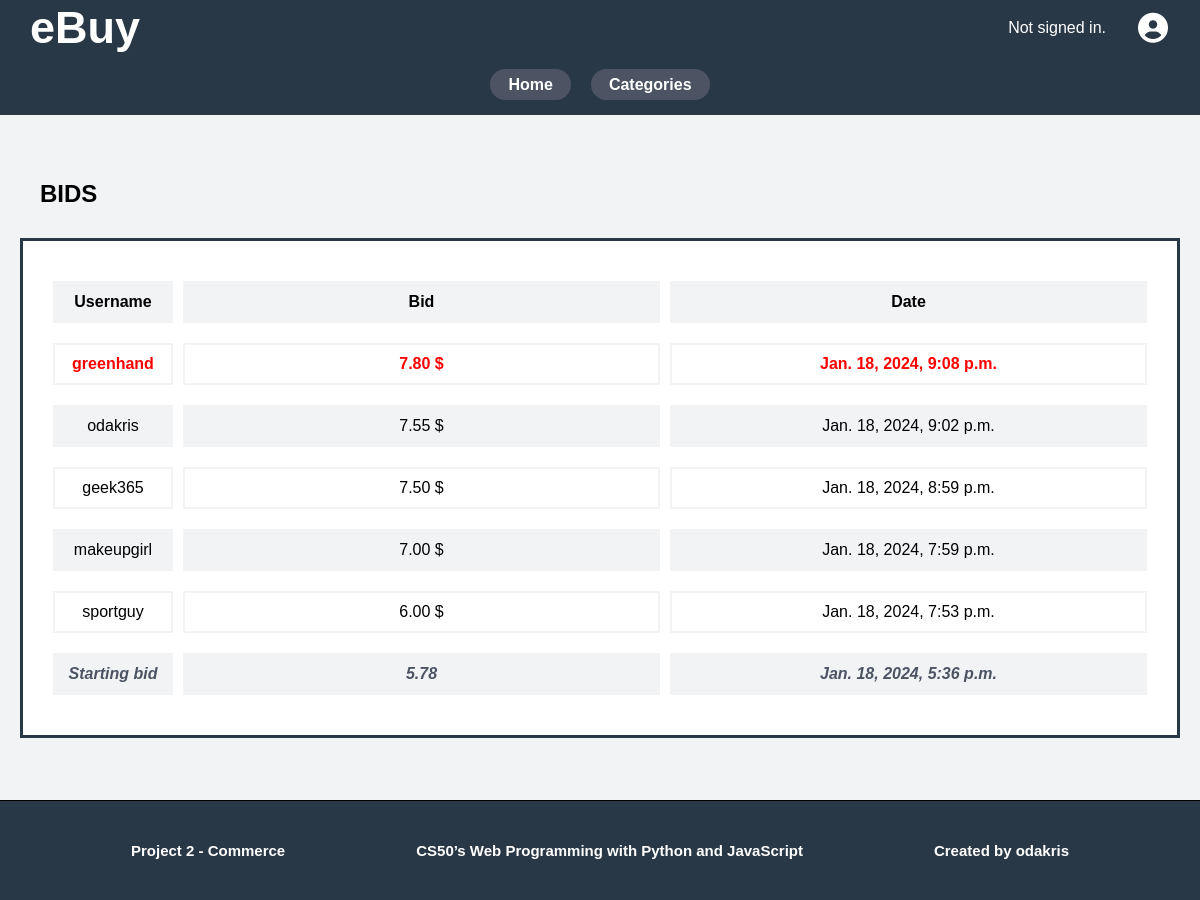
Before: /auction/75/bids with the older database file.
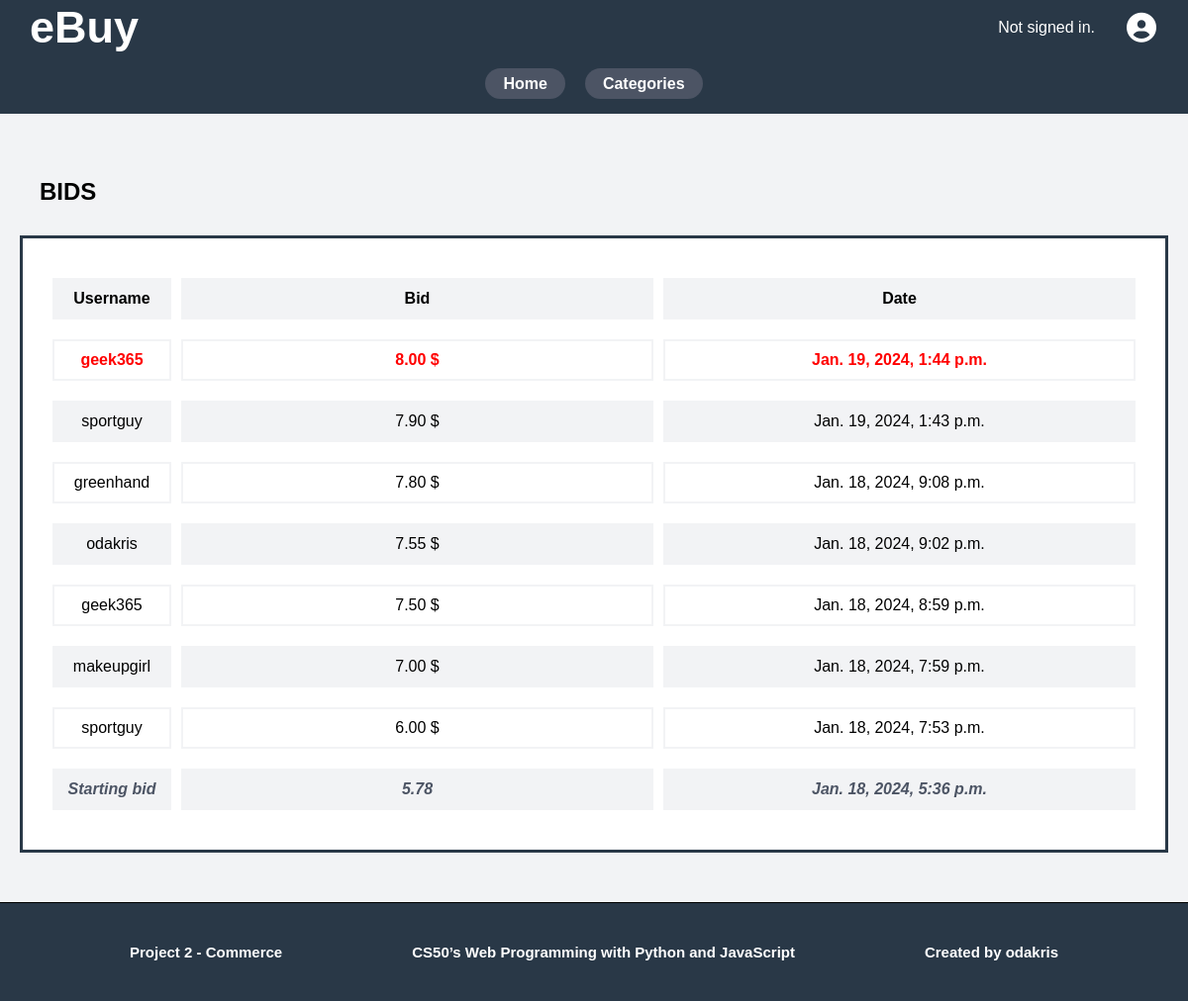
After: the same page with the newer database file.
### auctions/models.py (models this page shows, shortened)
class Bid(models.Model):
    bidder = models.ForeignKey(User, on_delete=models.CASCADE, related_name="bidder")
    auction = models.ForeignKey(Auction, on_delete=models.CASCADE, related_name="auction_bid")
    bid_date = models.DateTimeField(auto_now_add=True, null=True)
    bid = models.DecimalField(max_digits=10, decimal_places=2)
    class Meta:
        ordering = ["bid_date"]

class User(AbstractUser):
    pass

### auctions/views.py (the view)
# urls.py: path("auction/<int:auction_id>/bids", views.auction_bids, name="auction_bids")
def auction_bids(request, auction_id):
    current_auction = Auction.objects.get(pk=auction_id)
    all_auction_bid = Bid.objects.filter(auction=current_auction).order_by('-bid')
    return render(request, 'auctions/auction_bids.html', {
        "auction": current_auction,
        "bids": all_auction_bid,
    })

### auctions/templates/auctions/auction_bids.html
{% extends "auctions/layout.html" %}
{% block body %}
<div class="auction-bid-container">
    <h2>BIDS</h2>
    <div class="auction-bids auction-details flex">
        <div class="auction-detail">
            <p class="auction-label-bid">Username</p>
            <p class="auction-content-bid">Bid</p>
            <p class="auction-date-bid">Date</p>
        </div>
        {% for bid in bids %}
        <div class="auction-detail">
            <p class="auction-label-bid">{{ bid.bidder }}</p>
            <p class="auction-content-bid">{{ bid.bid }} $</p>
            <p class="auction-date-bid">{{ bid.bid_date }}</p>
        </div>
        {% endfor %}
        <div class="auction-detail">
            <p class="auction-label-bid">Starting bid</p>
            <p class="auction-content-bid">{{ auction.start_bid }}</p>
            <p class="auction-date-bid">{{ auction.creation_date }}</p>
        </div>
    </div>
</div>
{% endblock %}

Changed rows visible on the page:
added Bid: bidder "geek365", bid "8.00", bid_date "Jan. 19, 2024, 1:44 p.m."
added Bid: bidder "sportguy", bid "7.90", bid_date "Jan. 19, 2024, 1:43 p.m."
